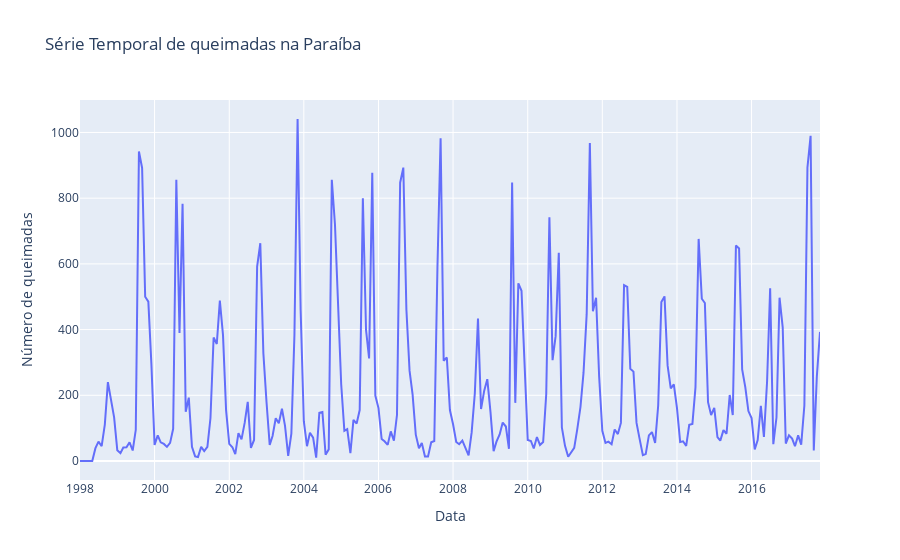

Notebook code cell kept with this figure:
### Markdown cell above
## Exploração da série temporal

### Code cell
fig = px.line(df, x=df.index, y='number', title='Série Temporal de queimadas na Paraíba')	
fig.update_layout(xaxis_title="Data", yaxis_title="Número de queimadas")
fig.show()

### Figure 1 — Plotly figure (JSON) as saved in the notebook; plotly's stock layout.template omitted (floating-point values rounded to 4 significant figures; data arrays with more than 128 entries replaced by an {"elided": "..."} marker saying what was removed)
{"data": [{"hovertemplate": "date=%{x}<br>number=%{y}<extra></extra>", "legendgroup": "", "line": {"color": "#636efa", "dash": "solid"}, "marker": {"symbol": "circle"}, "mode": "lines", "name": "", "orientation": "v", "showlegend": false, "type": "scatter", "x": {"elided": "239 str values"}, "xaxis": "x", "y": {"elided": "239 float values"}, "yaxis": "y"}], "layout": {"legend": {"tracegroupgap": 0}, "title": {"text": "Série Temporal de queimadas na Paraíba"}, "xaxis": {"anchor": "y", "domain": [0, 1], "title": {"text": "Data"}}, "yaxis": {"anchor": "x", "domain": [0, 1], "title": {"text": "Número de queimadas"}}}}
